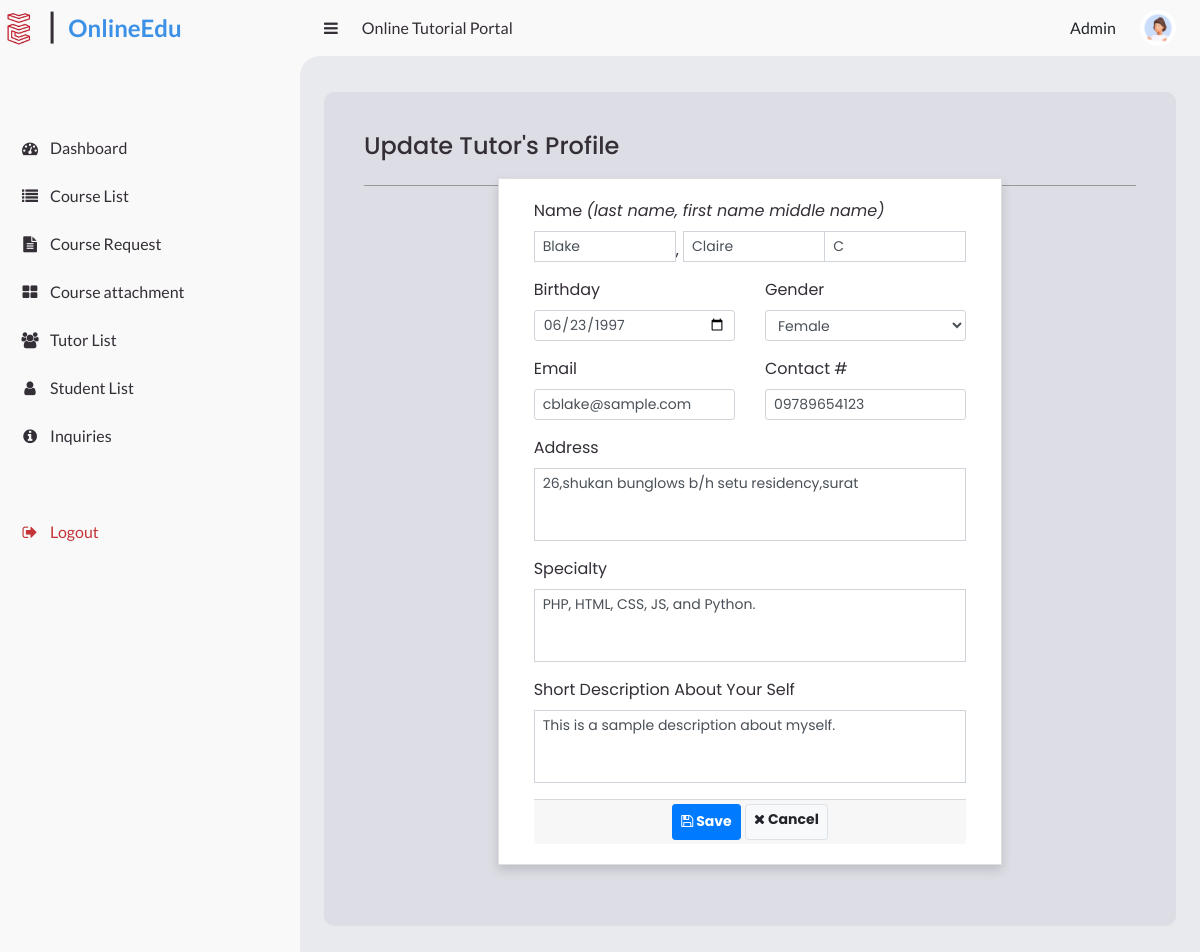
Page /admin/tutor_edit.php?id=2 (signed in) on the committed database.
### tables this page shows
CREATE TABLE `tutor_list` (
  `id` int(30) NOT NULL,
  `firstname` varchar(150) NOT NULL,
  `middlename` text DEFAULT NULL,
  `lastname` text NOT NULL,
  `email` text NOT NULL,
  `avtar` varchar(255) NOT NULL,
  `status` tinyint(1) NOT NULL DEFAULT 0 COMMENT '0 = inactive,\\r\\n1 = active,\\r\\n2 = Blocked\r\n',
  `delete_flag` tinyint(1) NOT NULL DEFAULT 0,
  `date_created` date NOT NULL,
  `date_updated` date NOT NULL
);

CREATE TABLE `tutor_meta` (
  `meta_id` int(40) NOT NULL,
  `tutor_id` int(40) NOT NULL,
  `dob` date NOT NULL,
  `gender` varchar(255) NOT NULL,
  `contact` varchar(255) NOT NULL,
  `address` varchar(255) NOT NULL,
  `speciality` varchar(255) NOT NULL,
  `description` varchar(255) NOT NULL
);

### admin/tutor_edit.php (the view, shortened to what this page needs)
<?php
include_once('../php/database.php');
if (isset($_GET['id']) && $_GET['id'] > 0) {
    $tutor_id = $_GET['id'];
    $sql1 = $conn->query("SELECT *, CONCAT(lastname,', ',firstname , COALESCE(concat(' ', middlename), '')) as `name` FROM `tutor_list`  WHERE id = '$tutor_id'");
    $row1 = $sql1->fetch_assoc();
    $sql2 = $conn->query("SELECT * FROM tutor_meta WHERE tutor_id = $tutor_id");
    $row2 = $sql2->fetch_assoc();
}
?>
<!DOCTYPE html>
<html lang="en">
<head>
    <link rel="stylesheet" href="https://cdnjs.cloudflare.com/ajax/libs/font-awesome/4.7.0/css/font-awesome.min.css">
    <link rel="stylesheet" href="https://cdn.jsdelivr.net/npm/bootstrap@4.6.2/dist/css/bootstrap.min.css">
    <link rel="stylesheet" href="../css/dashboard.css">
</head>
<body>
    <?php
    include('./header.php');
    ?>
    <section id="content">
        <main>
            <div class="courses">
                <div class="head-title">
                    <div class="left">
                        <h4>Update Tutor's Profile</h4>
                    </div>
                </div>
                <br>
                <div class="row mt-n5 justify-content-center">
                    <div class="col-lg-8 col-md-10 col-sm-12 col-xs-12">
                        <div class="card card-outline card-primary rounded-0 shadow">
                            <div class="card-body">
                                <div class="container-fluid">
                                    <form action="../controller/updateTutorDetails.php" method='post'>
                                        <div class="form-group">
                                            <label for="" class="control-label">Name <em>(last name, first name middle
                                                    name)</em></label>
                                            <div class="input-group input-group-sm align-items-end">
                                                <input type="text"
                                                    class="form-control form-control-sm form-control-border rounded-0"
                                                    id="lastname" name="lastname" value="<?php echo $row1['lastname']?>"
                                                    required="required" placeholder="First Name">
                                                <span class="mr-1">,</span>
                                                <input type="text"
                                                    class="form-control form-control-sm form-control-border rounded-0"
                                                    id="firstname" name="firstname"
                                                    value="<?php echo $row1['firstname'] ?>" required="required"
                                                    placeholder="Last Name">
                                                <input type="text"
                                                    class="form-control form-control-sm form-control-border rounded-0"
                                                    id="middlename" name="middlename"
                                                    value="<?php echo $row1['middlename']?>" placeholder="Middle Name">
                                            </div>
                                        </div>
                                        <div class="row">
                                            <div class="col-lg-6 col-md-6 col-sm-12 col-xs-12">
                                                <div class="form-group">
                                                    <label for="dob" class="control-label">Birthday</label>
                                                    <input type="date" name="dob" id="dob"
                                                        class="form-control form-control-sm form-control-border"
                                                        value="<?php echo $row2['dob'] ?>" required="required">
                                                </div>
                                            </div>
                                            <div class="col-lg-6 col-md-6 col-sm-12 col-xs-12">
                                                <div class="form-group">
                                                    <label for="gender" class="control-label">Gender</label>
                                                    <select name="gender" id="gender"
                                                        class="form-control form-control-sm form-control-border"
                                                        required="required">
                                                        <option value='1'
                                                            <?php echo $row2['gender'] == 'Female' ? 'selected' : '' ?>>
                                                            Female</option>
                                                    </select>
                                                </div>
                                            </div>
                                        </div>
                                        <div class="row">
                                            <div class="col-lg-6 col-md-6 col-sm-12 col-xs-12">
                                                <div class="form-group">
                                                    <label for="email" class="control-label">Email</label>
                                                    <input type="email" name="email" id="email"
                                                        class="form-control form-control-sm form-control-border"
                                                        value="<?php echo $row1['email'] ?>" required="required">
                                                </div>
                                            </div>
                                            <div class="col-lg-6 col-md-6 col-sm-12 col-xs-12">
                                                <div class="form-group">
                                                    <label for="contact" class="control-label">Contact #</label>
                                                    <input type="text" name="contact" id="contact"
                                                        class="form-control form-control-sm form-control-border"
                                                        value="<?php echo $row2['contact'] ?>" required="required">
                                                </div>
                                            </div>
                                        </div>
                                        <div class="row">
                                            <div class="col-lg-12 col-md-12 col-sm-12 col-xs-12">
                                                <div class="form-group">
                                                    <label for="address" class="control-label">Address</label>
                                                    <textarea rows="3" name="address" id="address"
                                                        class="form-control form-control-sm rounded-0"
                                                        style="resize:none"
                                                        required="required"><?php echo $row2['address'] ?></textarea>
                                                </div>
                                            </div>
                                        </div>
                                        <div class="row">
                                            <div class="col-lg-12 col-md-12 col-sm-12 col-xs-12">
                                                <div class="form-group">
                                                    <label for="specialty" class="control-label">Specialty</label>
                                                    <textarea rows="3" name="specialty" id="specialty"
                                                        class="form-control form-control-sm rounded-0"
                                                        style="resize:none"
                                                        required="required"><?php echo $row2['speciality'] ?></textarea>
                                                </div>
                                            </div>
                                        </div>
                                        <div class="row">
                                            <div class="col-lg-12 col-md-12 col-sm-12 col-xs-12">
                                                <div class="form-group">
                                                    <label for="description" class="control-label">Short Description
                                                        About Your Self</label>
                                                    <textarea rows="3" name="description" id="description"
                                                        class="form-control form-control-sm rounded-0"
                                                        style="resize:none"
                                                        required="required"><?php echo $row2['description'] ?></textarea>
                                                </div>
                                            </div>
                                        </div>
                                        <div class="card-footer py-1 text-center">
                                            <button name="save"
                                                class="btn btn-primary btn-flat btn-sm bg-gradient-primary">
                                                <i class="fa fa-save"> </i>
                                                Save
                                            </button>
                                            <a class="btn btn-light btn-flat bg-gradient-light border btn-sm"
                                                href="../admin/tutor-list.php?id=<?= isset($id) ? $id : '' ?>"><i
                                                    class="fa fa-times"></i> Cancel</a>
                                        </div>
                                    </form>
                                </div>
                            </div>
                        </div>
                    </div>
                </div>
        </main>
    </section>
</body>
</html>

### css/dashboard.css (style rules this page uses)
* { margin: 0; padding: 0; box-sizing: border-box; }
a { text-decoration: none; }
:root { --poppins: "Poppins", sans-serif; --lato: "Lato", sans-serif; --light: #f9f9f9; --blue: #3c91e6; --light-blue: #cfe8ff; --grey: #ccced76c; --dark-grey: #aaaaaa; --dark: #342e37; --red: #c33338; --yellow: #ffce26; --light-yellow: #fff2c6; --orange: #fd7238; --light-orange: #ffe0d3; --blue2: #3c91e6 linear-gradient(180deg, #539de7, #406890); --violet: #001f3f linear-gradient(180deg, #26415c, #001f3f); --pink: #d81b60 linear-gradient(180deg, #de5889, #a23a60); --grey2: #ccced76c linear-gradient(180deg, #aaaaaa, #504c52); }
html { overflow-x: hidden; }
body { background: var(--grey); overflow-x: hidden; }
#content { position: relative; width: calc(100% - 300px); left: 300px; transition: 0.3s ease; }
#content main { width: 100%; padding: 36px 24px; font-family: var(--poppins); max-height: calc(100vh - 56px); overflow-y: auto; }
#content main .head-title { display: flex; align-items: center; justify-content: space-between; grid-gap: 16px; flex-wrap: wrap; }
.courses { background: var(--grey); color: var(--dark); padding: 40px; padding-bottom: 60px; border-radius: 10px; box-shadow: 0 1px 1px rgba(0, 0, 0, 0.05); }
.btn { font-weight: 700; height: 36px; -moz-user-select: none; -webkit-user-select: none; user-select: none; cursor: default; }
.card { box-shadow: 0 5px 10px rgba(0, 0, 0, 0.15) !important; }

### rows in the picture
tutor_list: lastname "Blake", firstname "Claire", middlename "C", email "cblake@sample.com"
tutor_meta: dob "06/23/1997", gender "Female", contact "09789654123", address "26,shukan bunglows b/h setu residency,surat", specialty "PHP, HTML, CSS, JS, and Python.", description "This is a sample description about myself."
